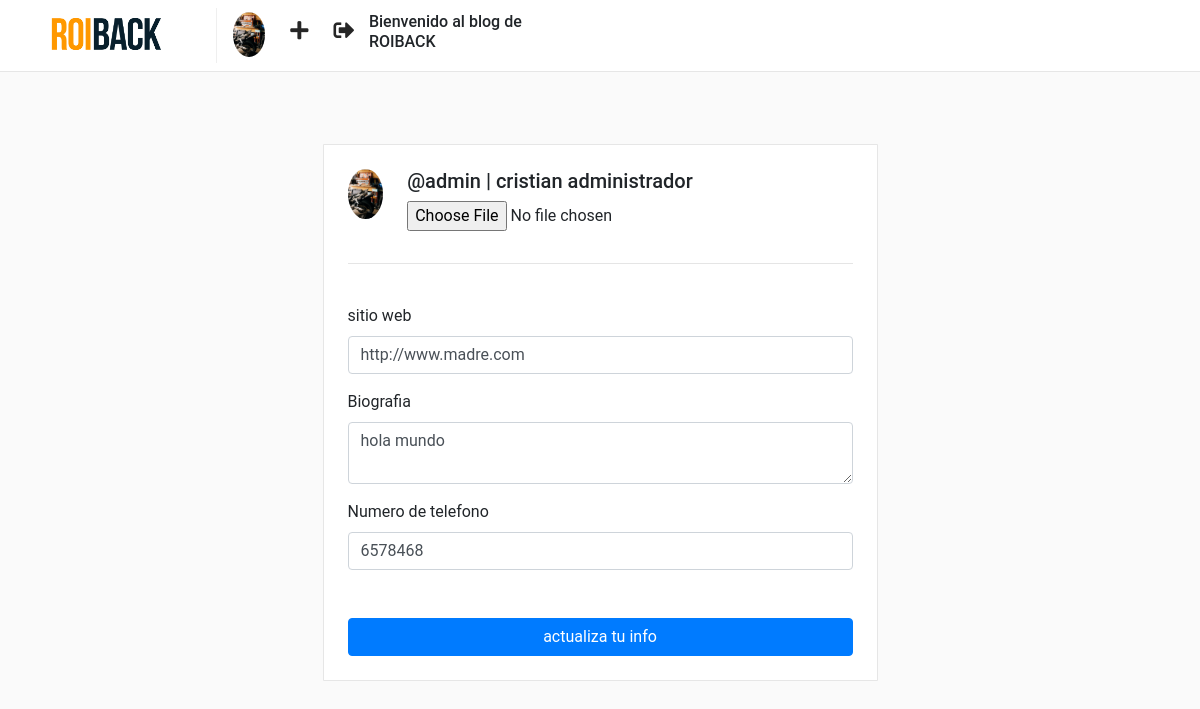
Page /users/me/profile/ (signed in) on the committed database.
### users/models.py (models this page shows, shortened)
class Profile(models.Model):
    user = models.OneToOneField(User, on_delete=models.CASCADE)
    website = models.URLField(max_length=200, blank=True)
    biography = models.TextField(blank=True)
    phone_number = models.CharField(max_length=20, blank=True)
    picture = models.ImageField(
        upload_to='users/pictures',
        blank=True,
        null=True
    )
    created = models.DateTimeField(auto_now_add=True)
    modified = models.DateTimeField(auto_now=True)

### users/views.py (the view)
@login_required
def update(request):
    profile = request.user.profile
    if request.method == 'POST':
        form = ProfileForm(request.POST, request.FILES)
        if form.is_valid():
            data = form.cleaned_data
            profile.website = data['website']
            profile.phone_number = data['phone_number']
            profile.biography = data['biography']
            profile.picture = data['picture']
            profile.save()
            return redirect('posts:feed')
    else:
        form = ProfileForm()
    return render(
        request=request,
        template_name='users/update_profile.html',
        context={
            'profile': profile,
            'user': request.user,
            'form': form
        }
    )

### users/forms.py
class ProfileForm(forms.Form):
    website = forms.URLField(max_length=200, required=False)
    biography = forms.CharField(max_length=500, required=False)
    phone_number = forms.CharField(max_length=20, required=False)
    picture = forms.ImageField(required=False)

### templates/users/update_profile.html (shortened to what this page needs)
{% extends "base.html" %}
{% load static %}
{% block container %}
<div class="container">
    <div class="row justify-content-md-center">
        <div class="col-6 p-4" id="profile-box">
            <form action="{% url 'users:update' %}" method="POST" enctype="multipart/form-data">
                <div class="media">
                    {% if profile.picture %}
                        <img src="{{ profile.picture.url }}" class="rounded-circle" height="50" />
                    {% else%}
                        <img src="{% static 'img/default-profile.png' %}" class="rounded-circle" height="50" />
                    {% endif %}
                    <div class="media-body">
                        <h5 class="ml-4">@{{ user.username }} | {{ user.get_full_name }}</h5>
                        <p class="ml-4">
                            <input type="file" name="picture">
                        </p>
                    </div>
                </div>
                <hr><br>
                <div class="form-group">
                    <label>sitio web</label>
                    <input
                        class="form-control {% if form.website.errors %}is-invalid{% endif %}"
                        type="website"
                        name="website"
                        placeholder="Website"
                        value="{% if form.errors %}{{ form.website.value }}{% else %}{{ profile.website }}{% endif %}"
                    />
                </div>
                <div class="form-group">
                    <label>Biografia</label>
                    <textarea
                        class="form-control {% if form.biography.errors %}is-invalid{% endif %}"
                        name="biography"
                    >{% if form.errors %}{{ form.biography.value }}{% else %}{{ profile.biography }}{% endif %}</textarea>
                </div>
                <div class="form-group">
                    <label>Numero de telefono</label>
                    <input
                        class="form-control {% if form.phone_number.errors %}is-invalid{% endif %}"
                        type="number"
                        name="phone_number"
                        placeholder="Phone number"
                        value="{% if form.errors %}{{ form.phone_number.value }}{% else %}{{ profile.phone_number }}{% endif %}"
                    />
                </div>
                <button type="submit" class="btn btn-primary btn-block mt-5">actualiza tu info</button>
            </form>
        </div>
    </div>
</div>
{% endblock %}

### templates/nav.html
{% load static %}
<nav class="navbar navbar-expand-lg fixed-top" id="main-navbar">
    <div class="container">
        <a class="navbar-brand pr-5" style="border-right: 1px solid #efefef;" href="{% url "posts:feed" %}">
            <img src="{% static "img/roiback.png" %}" height="45" class="d-inline-block align-top"/>
        </a>
        <div class="collapse navbar-collapse">
            <ul class="navbar-nav mr-auto col-lg-6 col-xl-6 col-md-6 col-sm-12">
                <li class="nav-item">
                    <a href="{% url "users:detail" request.user.username %}">
                    {% if request.user.profile.picture %}
                        <img src="{{ request.user.profile.picture.url }}" height="45" class="d-inline-block align-top rounded-circle"/>
                    {% else%}
                        <img src="{% static 'img/default-profile.png' %}" height="45" class="d-inline-block align-top rounded-circle"/>
                    {% endif %}
                    </a>
                </li>
                <li class="nav-item nav-icon">
                    <a href="{% url "posts:create" %}">
                        <i class="fas fa-plus"></i>
                    </a>
                </li>
                <li class="nav-item nav-icon">
                    <a href="{% url "users:logout" %}">
                        <i class="fas fa-sign-out-alt"></i>
                    </a>
                </li>
                <h6 class="col-lg-6 col-xl-6 col-md-6 col-sm-12"> Bienvenido al blog de ROIBACK </h6>
            </ul>
        </div>
    </div>
</nav>

### static/css/main.css (style rules this page uses)
html, body { background: #fafafa; height: 100%; width: 100%; font-family: 'Roboto', sans-serif; }
#main-navbar { background: #fff; border-bottom: 1px solid rgba(0,0,0,.0975); }
.nav-icon a { color: #262626; font-size: 1.3em; display: block; margin-top: .2em; margin-left: 1.2em; font-weight: 100; }
#profile-box { background: #fff; border: 1px solid rgba(0,0,0,.0975); border-radius: 1px; margin-top: 6em; }

### rows in the picture
Profile: picture (picture), website "http://www.madre.com", biography "hola mundo", phone_number "6578468"

### other values in the picture
{{ user.username }} "admin"
{{ user.get_full_name }} "cristian administrador"
